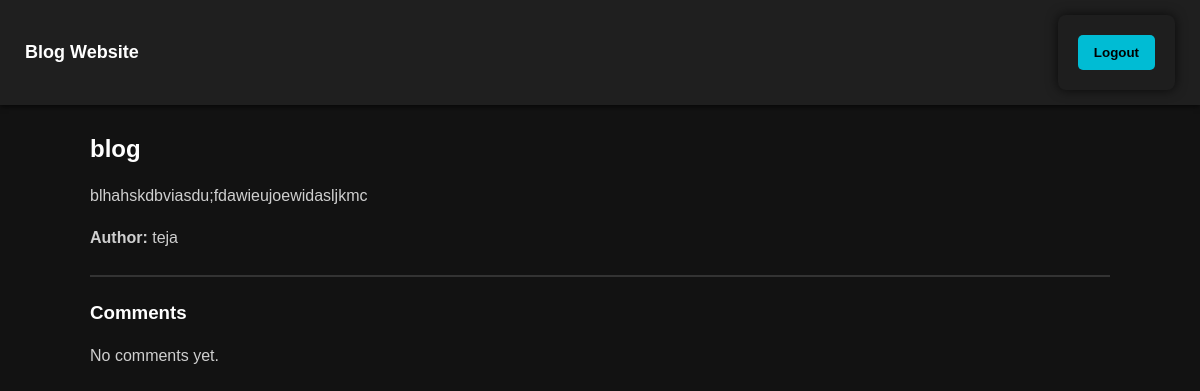
/posts/1/ (signed in), run on the app's committed database.
### blog/models.py (models this page shows, shortened)
class Post(models.Model):
    title = models.CharField(max_length=200)
    content = models.TextField()
    author = models.ForeignKey(
        settings.AUTH_USER_MODEL,
        on_delete=models.CASCADE
    )
    created_at = models.DateTimeField(auto_now_add=True)

class User(AbstractUser):
    email = models.EmailField(unique=True)
    phone_number = models.CharField(
        max_length=15,
        blank=True,
        null=True
    )
    role = models.CharField(
        max_length=10,
        choices=UserRole.choices,
        default=UserRole.READER
    )
    def __str__(self):
        return self.username

### blog/views.py (the view)
# urls.py: path('posts/<int:pk>/', PostDetailView.as_view(), name='post-detail'),
class PostDetailView(LoginRequiredMixin, DetailView):
    model = Post
    template_name = 'blog/post_detail.html'
    context_object_name = 'post'

### templates/blog/post_detail.html (shortened to what this page needs)
{% extends 'base.html' %}
{% block content %}
<h2>{{ post.title }}</h2>
<p>{{ post.content }}</p>
<p><strong>Author:</strong> {{ post.author }}</p>
<hr>
<h3>Comments</h3>
{% for comment in post.comments.all %}
{% if comment.is_approved %}
<p>
    <strong>{{ comment.user }}</strong>:
    {{ comment.content }}
</p>
{% endif %}
{% empty %}
<p>No comments yet.</p>
{% endfor %}
{% endblock %}

### templates/base.html (style rules this page uses)
body { font-family: Arial, sans-serif; background-color: #121212; color: #e0e0e0; margin: 0; padding: 0; }
h1, h2, h3 { color: #ffffff; }
p { color: #cfcfcf; line-height: 1.6; }
hr { border: 1px solid #333; margin: 25px 0; }

### data on the page
Post: title "blog", content "blhahskdbviasdu;fdawieujoewidasljkmc", author "teja"
